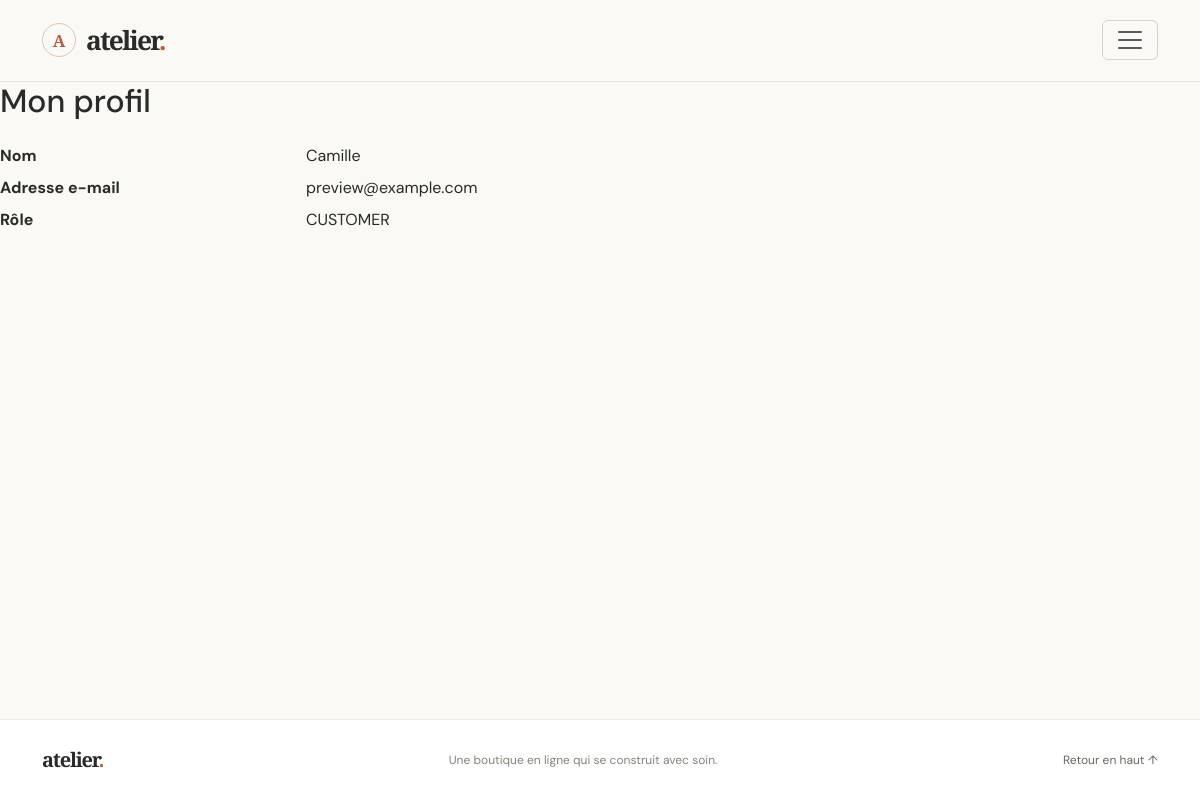
Page /auth/profile (signed in) on the committed database.
### app/models.py (models this page shows)
class User(UserMixin, db.Model):
    __tablename__ = "users"
    id = db.Column(db.Integer, primary_key=True)
    name = db.Column(db.String(100), nullable=False)
    email = db.Column(db.String(120), unique=True, nullable=False)
    password = db.Column(db.String(255), nullable=False)
    role = db.Column(db.String(20), default="CUSTOMER")
    created_at = db.Column(db.DateTime, default=datetime.utcnow)
    cart_items = db.relationship(
        "CartItem",
        back_populates="user",
        cascade="all, delete-orphan"
    )
    orders = db.relationship("Order", back_populates="user")

### app/auth/routes.py (the view)
@auth.route("/profile")
@login_required
def profile():
    return render_template("auth/profile.html")

### app/templates/auth/profile.html (shortened to what this page needs)
{% extends "base.html" %}
{% block content %}
<h1 class="h2">Mon profil</h1>
<dl class="row mt-4">
    <dt class="col-sm-3">Nom</dt>
    <dd class="col-sm-9">{{ current_user.name }}</dd>
    <dt class="col-sm-3">Adresse e-mail</dt>
    <dd class="col-sm-9">{{ current_user.email }}</dd>
    <dt class="col-sm-3">Rôle</dt>
    <dd class="col-sm-9">{{ current_user.role }}</dd>
</dl>
{% endblock %}

### app/static/css/style.css (style rules this page uses)
:root { --ink: #292b28; --muted: #77766f; --paper: #fbf9f5; --cream: #f3eee6; --terracotta: #b65f46; --terracotta-dark: #984a35; --serif: "Playfair Display", Georgia, serif; --sans: "DM Sans", sans-serif; }
html { scroll-behavior: smooth; }
body { background: var(--paper); color: var(--ink); font-family: var(--sans); -webkit-font-smoothing: antialiased; }
.site-shell { display: flex; min-height: 100vh; flex-direction: column; }

### rows in the picture
User: name "Camille", email "preview@example.com", role "CUSTOMER"
